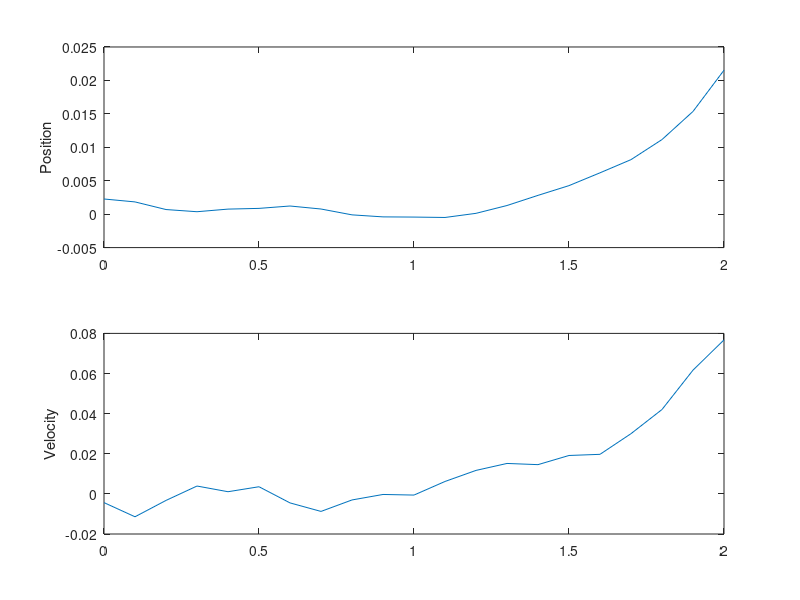

Write the MATLAB code that produced this figure. (Note: this script raises an error after producing the figure.)
clear; clc;
% Warning: Since input and initial value is random, sometime design fails.
% If it happens, rerun the code.

% System parameters
n = 2; % System dimension
m = 1; % Number of inputs

M = 2; L = 1; g = 9.81; mu = 0.01; % Mass Length Gravity Friction
delta = 0.1; % Sampling interval in seconds

% Feasibility for Control Design Parameters
nstart = 1;  % Initial time of the data I want to use
T = 10;       % Amount of data we use to design the system
DidConditionsHold = 1;

tspan = 0:delta:2*T*delta;


xamp = 0.01;
xexp = 2*xamp*rand(n, 1) - xamp; % A random initial condition in the range of [-0.01, 0.01]

uamp = 0.2;
uexp = 2*uamp*rand(m, length(tspan)) - uamp; % Random inputs in the range [-0.2, 0.2]

% Simulate the system
for k = 1:length(tspan)-1
    xexp(1, k+1) = xexp(1, k) + delta*xexp(2, k);
    xexp(2, k+1) = delta*g/L*sin(xexp(1, k)) + ...
                   (1 - delta*mu/M/L^2)*xexp(2, k) + ...
                   delta/M/L^2*uexp(k);
    dexp(1, k) = 0;
    dexp(2, k) =  delta*g/L*(sin(xexp(1, k)) - xexp(1, k));
end

subplot(2,1,1)
plot(tspan, xexp(1, :))
ylabel('Position')

subplot(2,1,2)
plot(tspan, xexp(2, :))
ylabel('Velocity')

% Check the assumptions
% Assumption 4
matrix1 = [ dd_hankel(uexp, nstart, 1, T); 
            dd_vectorize(xexp, nstart, T)];

% rank == row?
if (rank(dd_vectorize(xexp, nstart+1, T)) - size(dd_vectorize(xexp, nstart+1, T), 1) == 0)
    fprintf('X_{1, T} is full row rank \n');
else
    fprintf('X_{1, T} is full NOT row rank \n');
    DidConditionsHold = 0;
end

if (rank(matrix1) - size(matrix1, 1) == 0)
    fprintf('[U; X] is full row rank \n');
else
    DidConditionsHold = 0;
    fprintf('[U; X] is full NOT row rank \n');
end

% Assumption 5
FindMinimumGamma; % Computes the best gamma for Equation (52)
matrix2 = dd_vectorize(dexp, nstart, T)*dd_vectorize(dexp, nstart, T)' - ...
          gamma*dd_vectorize(xexp, nstart+1,T)*dd_vectorize(xexp, nstart+1,T)';
alpha = max(roots([1, -2*gamma, -4*gamma]))*1.000001; % Computes the best alpha for given gamma


if  (max(eig(matrix2)) <= 0)
    fprintf('Assumption 5 holds \n');
else
    DidConditionsHold = 0;
    fprintf('Assumption 5 does NOT hold \n');
end


if DidConditionsHold == 0
    fprintf('WARNING: Assumptions does NOT hold! \n');
    return
else
    fprintf('All assumptions hold. \n');
end


% LMI Part
P = sdpvar(n); % This defines nxn symmetric matrix
Q = sdpvar(T, n, 'full'); % This defines Txn full matrix

% Constraints
LMI1_11 = P - alpha*dd_vectorize(xexp, nstart+1, T)*dd_vectorize(xexp, nstart+1, T)';
LMI1_12 = dd_vectorize(xexp, nstart+1, T)*Q;
LMI1_13 = dd_vectorize(xexp, nstart+1, T);
LMI1_22 = P;

LMI1 = [LMI1_11 , LMI1_12;
        LMI1_12', LMI1_22];
LMI2 = [eye(T), Q; Q', P];

Fset = [P >= 0] + [LMI1 >= 0] + ...
       [dd_vectorize(xexp, nstart, T)*Q - P == 0 ] + ...
       [LMI2 >= 0];

prob = optimize(Fset, []);

P = value(P);
Q = value(Q);
LMI1 = value(LMI1);
LMI2 = value(LMI2);
alpha = value(alpha);

if( min(eig(P)) < 0 )
    DidConditionsHold = 0;
    fprintf('P is not Positive Definite \n');
end
if( min(eig(LMI1)) < 0 )
    DidConditionsHold = 0;
    fprintf('LMI1 is not Positive Definite \n');
end
if( min(eig(LMI2)) < 0 )
    DidConditionsHold = 0;
    fprintf('LMI2 is not Positive Definite \n');
end

K = dd_hankel(uexp, nstart, 1, T)*Q*inv(dd_vectorize(xexp, nstart, T)*Q);

if DidConditionsHold == 1
    save('gains.mat', 'K');
end


